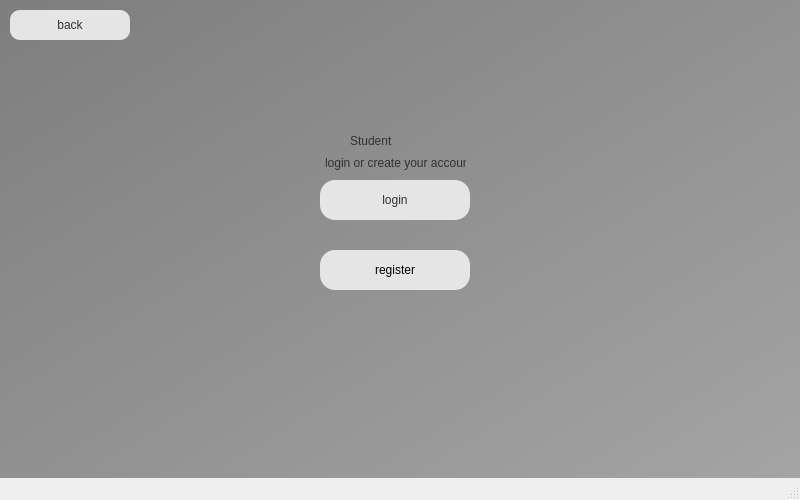
<?xml version="1.0" encoding="UTF-8"?>
<ui version="4.0">
 <class>MainWindow</class>
 <widget class="QMainWindow" name="MainWindow">
  <property name="geometry">
   <rect>
    <x>0</x>
    <y>0</y>
    <width>800</width>
    <height>500</height>
   </rect>
  </property>
  <property name="windowTitle">
   <string>MainWindow</string>
  </property>
  <widget class="QWidget" name="centralwidget">
   <widget class="QWidget" name="widget" native="true">
    <property name="geometry">
     <rect>
      <x>0</x>
      <y>0</y>
      <width>800</width>
      <height>500</height>
     </rect>
    </property>
    <property name="styleSheet">
     <string notr="true">background-color: qlineargradient(spread:pad, x1:0, y1:0, x2:1, y2:1, stop:0 rgba(126, 126, 126, 255), stop:1 rgba(165, 165, 165, 255));</string>
    </property>
    <widget class="QPushButton" name="adminbtn">
     <property name="geometry">
      <rect>
       <x>320</x>
       <y>180</y>
       <width>150</width>
       <height>40</height>
      </rect>
     </property>
     <property name="styleSheet">
      <string notr="true">QPushButton#adminbtn{
	font: 10pt &quot;MS Shell Dlg 2&quot;;	
	color: rgb(49, 49, 49);
	
	background-color: rgb(229, 229, 229);
	border-radius: 15px;
}
QPushButton#adminbtn:hover{
	font: 12pt &quot;MS Shell Dlg 2&quot;;	
	color: rgb(49, 49, 49);
}
QPushButton#adminbtn:pressed{
	font: 6pt &quot;MS Shell Dlg 2&quot;;	
	color: rgb(49, 49, 49);
}</string>
     </property>
     <property name="text">
      <string>login</string>
     </property>
    </widget>
    <widget class="QPushButton" name="studentbtn">
     <property name="geometry">
      <rect>
       <x>320</x>
       <y>250</y>
       <width>150</width>
       <height>40</height>
      </rect>
     </property>
     <property name="styleSheet">
      <string notr="true">QPushButton#studentbtn{
	font: 10pt &quot;MS Shell Dlg 2&quot;;	
	color: rgb(49, 49, 490);
	
	background-color: rgb(229, 229, 229);
	border-radius: 15px;
}
QPushButton#studentbtn:hover{
	font: 12pt &quot;MS Shell Dlg 2&quot;;	
	color: rgb(49, 49, 49);
}
QPushButton#studentbtn:pressed{
	font: 6pt &quot;MS Shell Dlg 2&quot;;	
	color: rgb(49, 49, 49);
}</string>
     </property>
     <property name="text">
      <string>register</string>
     </property>
    </widget>
    <widget class="QLabel" name="label">
     <property name="geometry">
      <rect>
       <x>350</x>
       <y>120</y>
       <width>91</width>
       <height>41</height>
      </rect>
     </property>
     <property name="styleSheet">
      <string notr="true">color: rgb(49, 49, 49);
font: 18pt &quot;MS Shell Dlg 2&quot;;
background-color: None
</string>
     </property>
     <property name="text">
      <string>Student</string>
     </property>
    </widget>
    <widget class="QPushButton" name="backbtn">
     <property name="geometry">
      <rect>
       <x>10</x>
       <y>10</y>
       <width>120</width>
       <height>30</height>
      </rect>
     </property>
     <property name="styleSheet">
      <string notr="true">QPushButton#backbtn{
	font: 10pt &quot;MS Shell Dlg 2&quot;;	
	color: rgb(49, 49, 49);
	
	background-color: rgb(229, 229, 229);
	border-radius: 10px;
}
QPushButton#backbtn:hover{
	font: 12pt &quot;MS Shell Dlg 2&quot;;	
	color: rgb(49, 49, 49);
}
QPushButton#backbtn:pressed{
	font: 6pt &quot;MS Shell Dlg 2&quot;;	
	color: rgb(49, 49, 49);
}</string>
     </property>
     <property name="text">
      <string>back</string>
     </property>
    </widget>
    <widget class="QLabel" name="label_2">
     <property name="geometry">
      <rect>
       <x>325</x>
       <y>155</y>
       <width>141</width>
       <height>16</height>
      </rect>
     </property>
     <property name="styleSheet">
      <string notr="true">color: rgb(49, 49, 49);
background-color: None
</string>
     </property>
     <property name="text">
      <string>login or create your account</string>
     </property>
    </widget>
   </widget>
  </widget>
  <widget class="QMenuBar" name="menubar">
   <property name="geometry">
    <rect>
     <x>0</x>
     <y>0</y>
     <width>800</width>
     <height>21</height>
    </rect>
   </property>
  </widget>
  <widget class="QStatusBar" name="statusbar"/>
 </widget>
 <resources/>
 <connections/>
</ui>
